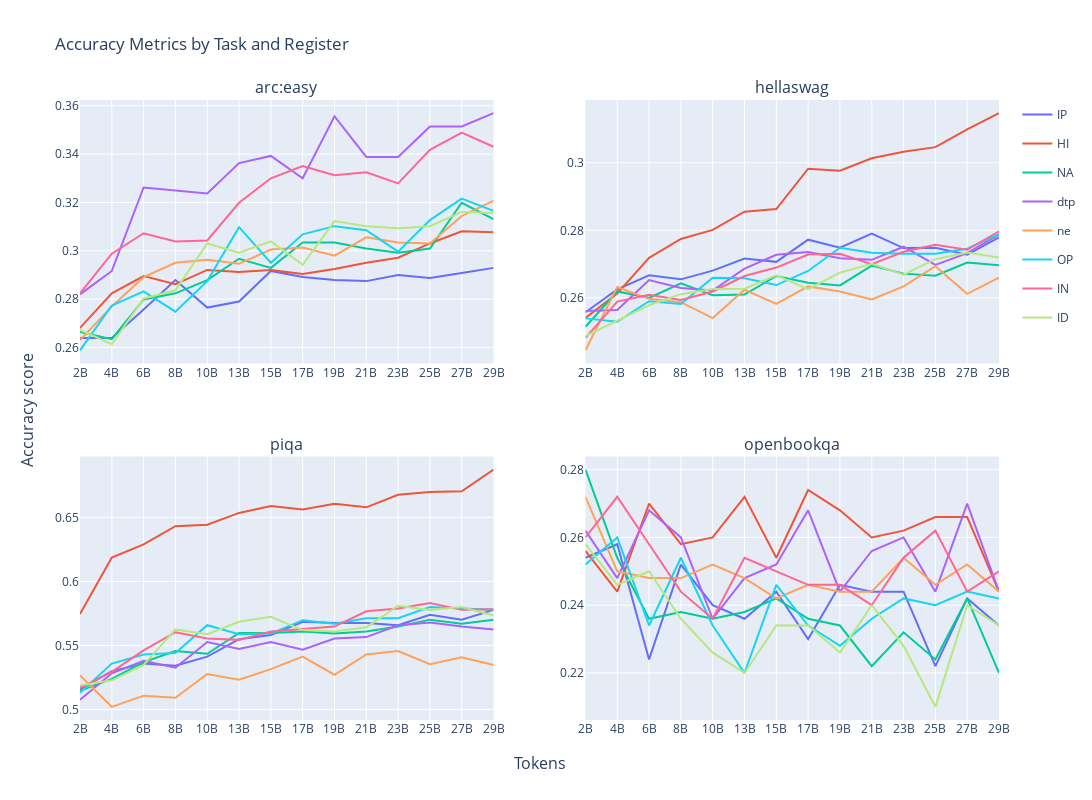

The code cell stored with this chart in its notebook:
### Code cell
# Create a 2x2 grid of subplots
fig = make_subplots(
    rows=2, cols=2, 
    subplot_titles=["arc:easy", "hellaswag", "piqa", "openbookqa"],
    x_title="Tokens",
    y_title="Accuracy score",
    #shared_xaxes=True,  # Share the x-axis across all subplots
    vertical_spacing=0.15,  # Adjust space between subplots
)

# List of accuracy columns
accuracy_columns = ['acc_norm_arc_easy', 'acc_norm_hellaswag', 'acc_norm_piqa', 'acc_norm_openbookqa']

# Loop over each accuracy metric and add traces to the subplots
for i, accuracy_col in enumerate(accuracy_columns):
    row = (i // 2) + 1  # Determine the row for the subplot (1 or 2)
    col = (i % 2) + 1   # Determine the column for the subplot (1 or 2)
    
    # Group by label and plot each group with a different color
    for label in df['register'].unique():
        label_data = df[df['register'] == label]
        
        fig.add_trace(
            go.Scatter(
                x=label_data['tokens'], 
                y=label_data[accuracy_col], 
                mode='lines', 
                showlegend=True if row==1 and col==1 else False,
                name=f'{label}', #if row==0 and col==0 else None,#name=f'{accuracy_col} - {label}', 
                legendgroup=f'{label}',
                line=dict(color=c_map[label])#dict(color=px.colors.qualitative.Set1[list(df['register'].unique()).index(label)])
            ),
            row=row, col=col
        )

# Update layout for better appearance
fig.update_layout(
    title="Accuracy Metrics by Task and Register",
    height=800,  # Adjust the height of the plot
    width=1300,
    showlegend=True,  # Show legend
)


# Show the plot
fig.show()

### Figure 1 — Plotly figure (JSON) as saved in the notebook; plotly's stock layout.template omitted (floating-point values rounded to 4 significant figures)
{"data": [{"legendgroup": "IP", "line": {"color": "#636EFA"}, "mode": "lines", "name": "IP", "showlegend": true, "type": "scatter", "x": ["2B", "4B", "6B", "8B", "10B", "13B", "15B", "17B", "19B", "21B", "23B", "25B", "27B", "29B"], "xaxis": "x", "y": [0.2639, 0.2639, 0.2757, 0.2879, 0.2765, 0.279, 0.2917, 0.2891, 0.2879, 0.2875, 0.29, 0.2887, 0.2908, 0.2929], "yaxis": "y"}, {"legendgroup": "HI", "line": {"color": "#EF553B"}, "mode": "lines", "name": "HI", "showlegend": true, "type": "scatter", "x": ["2B", "4B", "6B", "8B", "10B", "13B", "15B", "17B", "19B", "21B", "23B", "25B", "27B", "29B"], "xaxis": "x", "y": [0.2681, 0.2824, 0.2896, 0.2862, 0.2921, 0.2912, 0.2921, 0.2904, 0.2925, 0.295, 0.2971, 0.303, 0.3081, 0.3077], "yaxis": "y"}, {"legendgroup": "NA", "line": {"color": "#00CC96"}, "mode": "lines", "name": "NA", "showlegend": true, "type": "scatter", "x": ["2B", "4B", "6B", "8B", "10B", "13B", "15B", "17B", "19B", "21B", "23B", "25B", "27B", "29B"], "xaxis": "x", "y": [0.2664, 0.2635, 0.2799, 0.2824, 0.2879, 0.2967, 0.2929, 0.3035, 0.3035, 0.3009, 0.2992, 0.3009, 0.3199, 0.3131], "yaxis": "y"}, {"legendgroup": "dtp", "line": {"color": "#AB63FA"}, "mode": "lines", "name": "dtp", "showlegend": true, "type": "scatter", "x": ["2B", "4B", "6B", "8B", "10B", "13B", "15B", "17B", "19B", "21B", "23B", "25B", "27B", "29B"], "xaxis": "x", "y": [0.282, 0.2917, 0.3262, 0.3249, 0.3237, 0.3363, 0.3392, 0.33, 0.3556, 0.3388, 0.3388, 0.3514, 0.3514, 0.3569], "yaxis": "y"}, {"legendgroup": "ne", "line": {"color": "#FFA15A"}, "mode": "lines", "name": "ne", "showlegend": true, "type": "scatter", "x": ["2B", "4B", "6B", "8B", "10B", "13B", "15B", "17B", "19B", "21B", "23B", "25B", "27B", "29B"], "xaxis": "x", "y": [0.263, 0.2769, 0.2891, 0.295, 0.2963, 0.2946, 0.3005, 0.3013, 0.298, 0.3056, 0.3035, 0.303, 0.3144, 0.3207], "yaxis": "y"}, {"legendgroup": "OP", "line": {"color": "#19D3F3"}, "mode": "lines", "name": "OP", "showlegend": true, "type": "scatter", "x": ["2B", "4B", "6B", "8B", "10B", "13B", "15B", "17B", "19B", "21B", "23B", "25B", "27B", "29B"], "xaxis": "x", "y": [0.2588, 0.2774, 0.2832, 0.2748, 0.2875, 0.3098, 0.295, 0.3068, 0.3102, 0.3085, 0.2997, 0.3127, 0.3215, 0.3165], "yaxis": "y"}, {"legendgroup": "IN", "line": {"color": "#FF6692"}, "mode": "lines", "name": "IN", "showlegend": true, "type": "scatter", "x": ["2B", "4B", "6B", "8B", "10B", "13B", "15B", "17B", "19B", "21B", "23B", "25B", "27B", "29B"], "xaxis": "x", "y": [0.2824, 0.2988, 0.3072, 0.3039, 0.3043, 0.3199, 0.33, 0.335, 0.3312, 0.3325, 0.3279, 0.3418, 0.3489, 0.343], "yaxis": "y"}, {"legendgroup": "ID", "line": {"color": "#B6E880"}, "mode": "lines", "name": "ID", "showlegend": true, "type": "scatter", "x": ["2B", "4B", "6B", "8B", "10B", "13B", "15B", "17B", "19B", "21B", "23B", "25B", "27B", "29B"], "xaxis": "x", "y": [0.2673, 0.2614, 0.2803, 0.2837, 0.303, 0.2992, 0.3039, 0.2942, 0.3123, 0.3102, 0.3093, 0.3102, 0.3161, 0.3157], "yaxis": "y"}, {"legendgroup": "IP", "line": {"color": "#636EFA"}, "mode": "lines", "name": "IP", "showlegend": false, "type": "scatter", "x": ["2B", "4B", "6B", "8B", "10B", "13B", "15B", "17B", "19B", "21B", "23B", "25B", "27B", "29B"], "xaxis": "x2", "y": [0.2557, 0.2625, 0.2667, 0.2655, 0.2681, 0.2717, 0.2707, 0.2772, 0.2748, 0.279, 0.2747, 0.2748, 0.2728, 0.2779], "yaxis": "y2"}, {"legendgroup": "HI", "line": {"color": "#EF553B"}, "mode": "lines", "name": "HI", "showlegend": false, "type": "scatter", "x": ["2B", "4B", "6B", "8B", "10B", "13B", "15B", "17B", "19B", "21B", "23B", "25B", "27B", "29B"], "xaxis": "x2", "y": [0.254, 0.2613, 0.2719, 0.2774, 0.2801, 0.2855, 0.2863, 0.2982, 0.2976, 0.3013, 0.3032, 0.3046, 0.3099, 0.3147], "yaxis": "y2"}, {"legendgroup": "NA", "line": {"color": "#00CC96"}, "mode": "lines", "name": "NA", "showlegend": false, "type": "scatter", "x": ["2B", "4B", "6B", "8B", "10B", "13B", "15B", "17B", "19B", "21B", "23B", "25B", "27B", "29B"], "xaxis": "x2", "y": [0.2514, 0.2619, 0.26, 0.2643, 0.2608, 0.261, 0.2665, 0.2645, 0.2637, 0.2696, 0.2672, 0.2666, 0.2705, 0.2697], "yaxis": "y2"}, {"legendgroup": "dtp", "line": {"color": "#AB63FA"}, "mode": "lines", "name": "dtp", "showlegend": false, "type": "scatter", "x": ["2B", "4B", "6B", "8B", "10B", "13B", "15B", "17B", "19B", "21B", "23B", "25B", "27B", "29B"], "xaxis": "x2", "y": [0.2561, 0.2564, 0.2653, 0.2629, 0.2622, 0.2687, 0.2728, 0.2736, 0.2718, 0.2713, 0.2751, 0.2698, 0.2733, 0.2787], "yaxis": "y2"}, {"legendgroup": "ne", "line": {"color": "#FFA15A"}, "mode": "lines", "name": "ne", "showlegend": false, "type": "scatter", "x": ["2B", "4B", "6B", "8B", "10B", "13B", "15B", "17B", "19B", "21B", "23B", "25B", "27B", "29B"], "xaxis": "x2", "y": [0.2445, 0.2632, 0.2597, 0.2587, 0.254, 0.2624, 0.2582, 0.2634, 0.2619, 0.2595, 0.2634, 0.2694, 0.2612, 0.266], "yaxis": "y2"}, {"legendgroup": "OP", "line": {"color": "#19D3F3"}, "mode": "lines", "name": "OP", "showlegend": false, "type": "scatter", "x": ["2B", "4B", "6B", "8B", "10B", "13B", "15B", "17B", "19B", "21B", "23B", "25B", "27B", "29B"], "xaxis": "x2", "y": [0.2539, 0.2529, 0.259, 0.2582, 0.266, 0.2658, 0.2638, 0.268, 0.2748, 0.2734, 0.2731, 0.2731, 0.2745, 0.2788], "yaxis": "y2"}, {"legendgroup": "IN", "line": {"color": "#FF6692"}, "mode": "lines", "name": "IN", "showlegend": false, "type": "scatter", "x": ["2B", "4B", "6B", "8B", "10B", "13B", "15B", "17B", "19B", "21B", "23B", "25B", "27B", "29B"], "xaxis": "x2", "y": [0.2482, 0.2589, 0.2609, 0.2594, 0.2619, 0.2665, 0.269, 0.2729, 0.2731, 0.27, 0.2737, 0.2757, 0.2742, 0.2797], "yaxis": "y2"}, {"legendgroup": "ID", "line": {"color": "#B6E880"}, "mode": "lines", "name": "ID", "showlegend": false, "type": "scatter", "x": ["2B", "4B", "6B", "8B", "10B", "13B", "15B", "17B", "19B", "21B", "23B", "25B", "27B", "29B"], "xaxis": "x2", "y": [0.2487, 0.2532, 0.2578, 0.2611, 0.2626, 0.2627, 0.2667, 0.2626, 0.2675, 0.2701, 0.2669, 0.2715, 0.2735, 0.272], "yaxis": "y2"}, {"legendgroup": "IP", "line": {"color": "#636EFA"}, "mode": "lines", "name": "IP", "showlegend": false, "type": "scatter", "x": ["2B", "4B", "6B", "8B", "10B", "13B", "15B", "17B", "19B", "21B", "23B", "25B", "27B", "29B"], "xaxis": "x3", "y": [0.5158, 0.5299, 0.5359, 0.5343, 0.5413, 0.555, 0.5582, 0.5686, 0.5675, 0.5675, 0.5658, 0.574, 0.5702, 0.5778], "yaxis": "y3"}, {"legendgroup": "HI", "line": {"color": "#EF553B"}, "mode": "lines", "name": "HI", "showlegend": false, "type": "scatter", "x": ["2B", "4B", "6B", "8B", "10B", "13B", "15B", "17B", "19B", "21B", "23B", "25B", "27B", "29B"], "xaxis": "x3", "y": [0.5745, 0.6186, 0.6289, 0.6431, 0.6442, 0.6534, 0.6589, 0.6561, 0.6605, 0.6578, 0.6676, 0.6697, 0.6703, 0.6872], "yaxis": "y3"}, {"legendgroup": "NA", "line": {"color": "#00CC96"}, "mode": "lines", "name": "NA", "showlegend": false, "type": "scatter", "x": ["2B", "4B", "6B", "8B", "10B", "13B", "15B", "17B", "19B", "21B", "23B", "25B", "27B", "29B"], "xaxis": "x3", "y": [0.5147, 0.5239, 0.537, 0.5457, 0.5435, 0.5598, 0.5598, 0.5609, 0.5593, 0.5609, 0.5647, 0.5702, 0.5669, 0.5702], "yaxis": "y3"}, {"legendgroup": "dtp", "line": {"color": "#AB63FA"}, "mode": "lines", "name": "dtp", "showlegend": false, "type": "scatter", "x": ["2B", "4B", "6B", "8B", "10B", "13B", "15B", "17B", "19B", "21B", "23B", "25B", "27B", "29B"], "xaxis": "x3", "y": [0.5076, 0.5283, 0.5381, 0.5326, 0.5528, 0.5473, 0.5528, 0.5468, 0.5555, 0.5566, 0.5658, 0.568, 0.5647, 0.5626], "yaxis": "y3"}, {"legendgroup": "ne", "line": {"color": "#FFA15A"}, "mode": "lines", "name": "ne", "showlegend": false, "type": "scatter", "x": ["2B", "4B", "6B", "8B", "10B", "13B", "15B", "17B", "19B", "21B", "23B", "25B", "27B", "29B"], "xaxis": "x3", "y": [0.5267, 0.5022, 0.5109, 0.5092, 0.5277, 0.5234, 0.5316, 0.5413, 0.5272, 0.543, 0.5457, 0.5354, 0.5408, 0.5348], "yaxis": "y3"}, {"legendgroup": "OP", "line": {"color": "#19D3F3"}, "mode": "lines", "name": "OP", "showlegend": false, "type": "scatter", "x": ["2B", "4B", "6B", "8B", "10B", "13B", "15B", "17B", "19B", "21B", "23B", "25B", "27B", "29B"], "xaxis": "x3", "y": [0.5131, 0.5359, 0.543, 0.5441, 0.5658, 0.5588, 0.5593, 0.5696, 0.5669, 0.5713, 0.5713, 0.58, 0.5789, 0.5778], "yaxis": "y3"}, {"legendgroup": "IN", "line": {"color": "#FF6692"}, "mode": "lines", "name": "IN", "showlegend": false, "type": "scatter", "x": ["2B", "4B", "6B", "8B", "10B", "13B", "15B", "17B", "19B", "21B", "23B", "25B", "27B", "29B"], "xaxis": "x3", "y": [0.5169, 0.5294, 0.5462, 0.5604, 0.5555, 0.5544, 0.5609, 0.5631, 0.5647, 0.5767, 0.5789, 0.5832, 0.5778, 0.5783], "yaxis": "y3"}, {"legendgroup": "ID", "line": {"color": "#B6E880"}, "mode": "lines", "name": "ID", "showlegend": false, "type": "scatter", "x": ["2B", "4B", "6B", "8B", "10B", "13B", "15B", "17B", "19B", "21B", "23B", "25B", "27B", "29B"], "xaxis": "x3", "y": [0.519, 0.5229, 0.5348, 0.5626, 0.5588, 0.5686, 0.5724, 0.562, 0.5609, 0.5642, 0.5811, 0.5778, 0.58, 0.5734], "yaxis": "y3"}, {"legendgroup": "IP", "line": {"color": "#636EFA"}, "mode": "lines", "name": "IP", "showlegend": false, "type": "scatter", "x": ["2B", "4B", "6B", "8B", "10B", "13B", "15B", "17B", "19B", "21B", "23B", "25B", "27B", "29B"], "xaxis": "x4", "y": [0.254, 0.258, 0.224, 0.252, 0.24, 0.236, 0.244, 0.23, 0.246, 0.244, 0.244, 0.222, 0.242, 0.234], "yaxis": "y4"}, {"legendgroup": "HI", "line": {"color": "#EF553B"}, "mode": "lines", "name": "HI", "showlegend": false, "type": "scatter", "x": ["2B", "4B", "6B", "8B", "10B", "13B", "15B", "17B", "19B", "21B", "23B", "25B", "27B", "29B"], "xaxis": "x4", "y": [0.256, 0.244, 0.27, 0.258, 0.26, 0.272, 0.254, 0.274, 0.268, 0.26, 0.262, 0.266, 0.266, 0.244], "yaxis": "y4"}, {"legendgroup": "NA", "line": {"color": "#00CC96"}, "mode": "lines", "name": "NA", "showlegend": false, "type": "scatter", "x": ["2B", "4B", "6B", "8B", "10B", "13B", "15B", "17B", "19B", "21B", "23B", "25B", "27B", "29B"], "xaxis": "x4", "y": [0.28, 0.254, 0.236, 0.238, 0.236, 0.238, 0.242, 0.236, 0.234, 0.222, 0.232, 0.224, 0.242, 0.22], "yaxis": "y4"}, {"legendgroup": "dtp", "line": {"color": "#AB63FA"}, "mode": "lines", "name": "dtp", "showlegend": false, "type": "scatter", "x": ["2B", "4B", "6B", "8B", "10B", "13B", "15B", "17B", "19B", "21B", "23B", "25B", "27B", "29B"], "xaxis": "x4", "y": [0.262, 0.248, 0.268, 0.26, 0.236, 0.248, 0.252, 0.268, 0.244, 0.256, 0.26, 0.244, 0.27, 0.244], "yaxis": "y4"}, {"legendgroup": "ne", "line": {"color": "#FFA15A"}, "mode": "lines", "name": "ne", "showlegend": false, "type": "scatter", "x": ["2B", "4B", "6B", "8B", "10B", "13B", "15B", "17B", "19B", "21B", "23B", "25B", "27B", "29B"], "xaxis": "x4", "y": [0.272, 0.25, 0.248, 0.248, 0.252, 0.248, 0.242, 0.246, 0.244, 0.244, 0.254, 0.246, 0.252, 0.244], "yaxis": "y4"}, {"legendgroup": "OP", "line": {"color": "#19D3F3"}, "mode": "lines", "name": "OP", "showlegend": false, "type": "scatter", "x": ["2B", "4B", "6B", "8B", "10B", "13B", "15B", "17B", "19B", "21B", "23B", "25B", "27B", "29B"], "xaxis": "x4", "y": [0.252, 0.26, 0.234, 0.254, 0.234, 0.22, 0.246, 0.234, 0.228, 0.236, 0.242, 0.24, 0.244, 0.242], "yaxis": "y4"}, {"legendgroup": "IN", "line": {"color": "#FF6692"}, "mode": "lines", "name": "IN", "showlegend": false, "type": "scatter", "x": ["2B", "4B", "6B", "8B", "10B", "13B", "15B", "17B", "19B", "21B", "23B", "25B", "27B", "29B"], "xaxis": "x4", "y": [0.26, 0.272, 0.258, 0.244, 0.236, 0.254, 0.25, 0.246, 0.246, 0.24, 0.254, 0.262, 0.244, 0.25], "yaxis": "y4"}, {"legendgroup": "ID", "line": {"color": "#B6E880"}, "mode": "lines", "name": "ID", "showlegend": false, "type": "scatter", "x": ["2B", "4B", "6B", "8B", "10B", "13B", "15B", "17B", "19B", "21B", "23B", "25B", "27B", "29B"], "xaxis": "x4", "y": [0.258, 0.246, 0.25, 0.236, 0.226, 0.22, 0.234, 0.234, 0.226, 0.24, 0.228, 0.21, 0.24, 0.234], "yaxis": "y4"}], "layout": {"annotations": [{"font": {"size": 16}, "showarrow": false, "text": "arc:easy", "x": 0.225, "xanchor": "center", "xref": "paper", "y": 1, "yanchor": "bottom", "yref": "paper"}, {"font": {"size": 16}, "showarrow": false, "text": "hellaswag", "x": 0.775, "xanchor": "center", "xref": "paper", "y": 1, "yanchor": "bottom", "yref": "paper"}, {"font": {"size": 16}, "showarrow": false, "text": "piqa", "x": 0.225, "xanchor": "center", "xref": "paper", "y": 0.425, "yanchor": "bottom", "yref": "paper"}, {"font": {"size": 16}, "showarrow": false, "text": "openbookqa", "x": 0.775, "xanchor": "center", "xref": "paper", "y": 0.425, "yanchor": "bottom", "yref": "paper"}, {"font": {"size": 16}, "showarrow": false, "text": "Tokens", "x": 0.5, "xanchor": "center", "xref": "paper", "y": 0, "yanchor": "top", "yref": "paper", "yshift": -30}, {"font": {"size": 16}, "showarrow": false, "text": "Accuracy score", "textangle": -90, "x": 0, "xanchor": "right", "xref": "paper", "xshift": -40, "y": 0.5, "yanchor": "middle", "yref": "paper"}], "height": 800, "showlegend": true, "title": {"text": "Accuracy Metrics by Task and Register"}, "width": 1300, "xaxis": {"anchor": "y", "domain": [0, 0.45]}, "xaxis2": {"anchor": "y2", "domain": [0.55, 1]}, "xaxis3": {"anchor": "y3", "domain": [0, 0.45]}, "xaxis4": {"anchor": "y4", "domain": [0.55, 1]}, "yaxis": {"anchor": "x", "domain": [0.575, 1]}, "yaxis2": {"anchor": "x2", "domain": [0.575, 1]}, "yaxis3": {"anchor": "x3", "domain": [0, 0.425]}, "yaxis4": {"anchor": "x4", "domain": [0, 0.425]}}}
